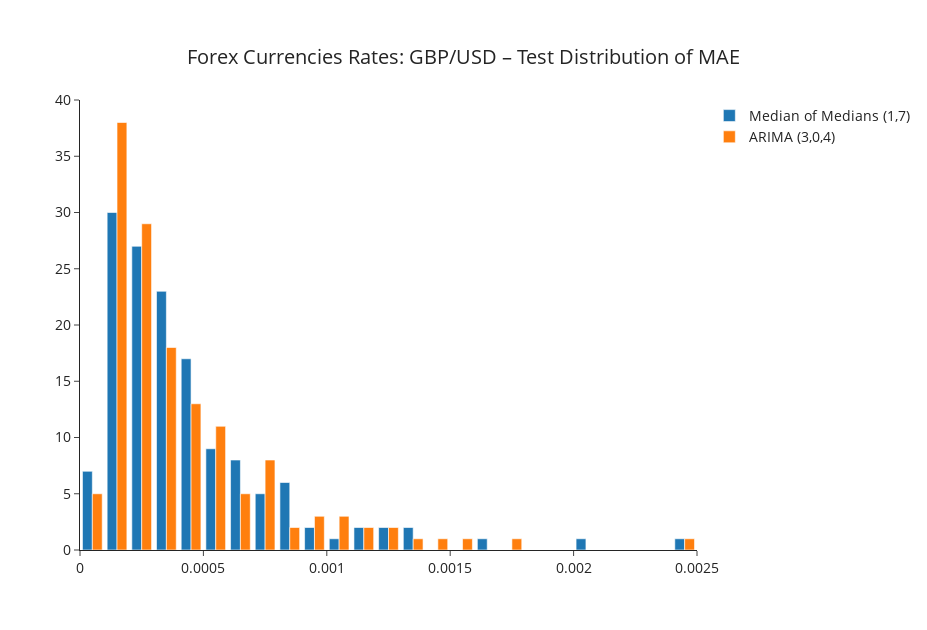

The code cell stored with this chart in its notebook:
### Markdown cell above
### Distributions of Models Errors

### Code cell
scoring_name = "MAE"
data_fig_name = f"{data_type}: {data_name}"
kwargs = dict(
    title=f"{data_fig_name} – Test Distribution of {scoring_name}", engine="plotly"
)
fig = None
for (model, version), scores in test_scores.items():
    fig = plot_hist(scores[scoring_name], name=f"{model} {version}", **kwargs, fig=fig)
    kwargs = {}
display(fig)

### Figure 1 — Plotly figure (JSON) as saved in the notebook; plotly's stock layout.template omitted (floating-point values rounded to 4 significant figures; data arrays with more than 128 entries replaced by an {"elided": "..."} marker saying what was removed)
{"data": [{"name": "Median of Medians (1,7)", "type": "histogram", "x": {"elided": "144 float values"}, "xaxis": "x", "yaxis": "y"}, {"name": "ARIMA (3,0,4)", "type": "histogram", "x": {"elided": "144 float values"}, "xaxis": "x", "yaxis": "y"}], "layout": {"font": {"size": 14}, "height": 630, "title": {"text": "Forex Currencies Rates: GBP/USD – Test Distribution of MAE", "x": 0.5, "yanchor": "top"}, "width": 927, "xaxis": {"anchor": "y", "domain": [0, 1]}, "yaxis": {"anchor": "x", "domain": [0, 1]}}}
